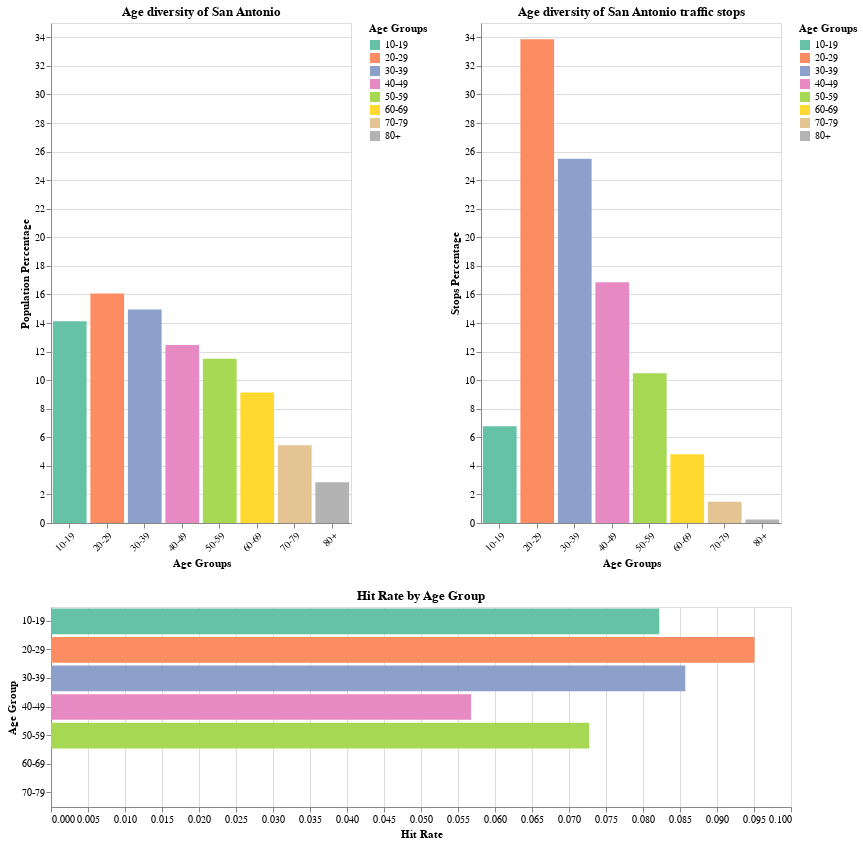

This figure's Vega-Lite source:
### Vega-Lite specification from a JSON file in a GitHub repository (floating-point values rounded to 4 significant figures)
{"config": {"view": {"continuousWidth": 300, "continuousHeight": 300}}, "vconcat": [{"hconcat": [{"data": {"name": "data-3f767d4020322fdc33900d12245cd5fb"}, "mark": {"type": "bar"}, "encoding": {"color": {"condition": {"param": "param_1", "field": "age_bins", "scale": {"scheme": "set2"}, "title": "Age Groups", "type": "nominal"}, "value": "lightgrey"}, "tooltip": [{"field": "age_bins", "title": "Age Group", "type": "nominal"}, {"field": "pop_percentage", "title": "Percentage", "type": "quantitative"}], "x": {"axis": {"labelAngle": -45}, "bin": false, "field": "age_bins", "title": "Age Groups", "type": "nominal"}, "y": {"field": "pop_percentage", "scale": {"domain": [0, 35]}, "title": "Population Percentage", "type": "quantitative"}}, "height": 500, "name": "view_1", "title": "Age diversity of San Antonio", "width": 300}, {"data": {"name": "data-13c6d8892597a0d6ef14835181111606"}, "mark": {"type": "bar"}, "encoding": {"color": {"condition": {"param": "param_1", "field": "age_bins", "scale": {"scheme": "set2"}, "title": "Age Groups", "type": "nominal"}, "value": "lightgrey"}, "tooltip": [{"field": "age_bins", "title": "Age Group", "type": "ordinal"}, {"field": "stops_percentage", "title": "Percentage", "type": "quantitative"}], "x": {"axis": {"labelAngle": -45}, "bin": false, "field": "age_bins", "sort": ["10-19", "20-29", "30-39", "40-49", "50-59", "60-69", "70-79", "80+"], "title": "Age Groups", "type": "ordinal"}, "y": {"field": "stops_percentage", "scale": {"domain": [0, 35]}, "title": "Stops Percentage", "type": "quantitative"}}, "height": 500, "name": "view_2", "title": "Age diversity of San Antonio traffic stops", "width": 300}], "resolve": {"scale": {"color": "independent"}}}, {"data": {"name": "data-c1a1c252a2986b6a1898788e0b00b26e"}, "mark": {"type": "bar"}, "encoding": {"color": {"condition": {"param": "param_1", "field": "age_bins", "legend": null, "scale": {"scheme": "set2"}, "type": "nominal"}, "value": "lightgrey"}, "tooltip": [{"field": "age_bins", "title": "Age Group", "type": "nominal"}, {"field": "hit_rate", "title": "Hit Rate", "type": "quantitative"}], "x": {"bin": false, "field": "hit_rate", "title": "Hit Rate", "type": "quantitative"}, "y": {"field": "age_bins", "title": "Age Group", "type": "nominal"}}, "height": 200, "name": "view_3", "resolve": {"scale": {"color": "independent"}}, "title": "Hit Rate by Age Group", "width": 740}], "params": [{"name": "param_1", "select": {"type": "point", "fields": ["age_bins"]}, "bind": "scales", "views": ["view_1", "view_2", "view_3"]}], "$schema": "https://vega.github.io/schema/vega-lite/v5.8.0.json", "datasets": {"data-3f767d4020322fdc33900d12245cd5fb": [{"age_bins": "10-19", "population": 202551, "pop_percentage": 14.12}, {"age_bins": "20-29", "population": 230512, "pop_percentage": 16.07}, {"age_bins": "30-39", "population": 214446, "pop_percentage": 14.95}, {"age_bins": "40-49", "population": 178784, "pop_percentage": 12.46}, {"age_bins": "50-59", "population": 165014, "pop_percentage": 11.5}, {"age_bins": "60-69", "population": 131161, "pop_percentage": 9.14}, {"age_bins": "70-79", "population": 78133, "pop_percentage": 5.45}, {"age_bins": "80+", "population": 40890, "pop_percentage": 2.85}], "data-13c6d8892597a0d6ef14835181111606": [{"age_bins": "20-29", "stops": 32849, "stops_percentage": 33.86}, {"age_bins": "30-39", "stops": 24725, "stops_percentage": 25.49}, {"age_bins": "40-49", "stops": 16350, "stops_percentage": 16.85}, {"age_bins": "50-59", "stops": 10172, "stops_percentage": 10.49}, {"age_bins": "10-19", "stops": 6564, "stops_percentage": 6.77}, {"age_bins": "60-69", "stops": 4677, "stops_percentage": 4.82}, {"age_bins": "70-79", "stops": 1434, "stops_percentage": 1.48}, {"age_bins": "80+", "stops": 239, "stops_percentage": 0.25}], "data-c1a1c252a2986b6a1898788e0b00b26e": [{"age_bins": "10-19", "hit_rate": 0.08219}, {"age_bins": "20-29", "hit_rate": 0.09507}, {"age_bins": "30-39", "hit_rate": 0.08571}, {"age_bins": "40-49", "hit_rate": 0.05677}, {"age_bins": "50-59", "hit_rate": 0.07273}, {"age_bins": "60-69", "hit_rate": 0}, {"age_bins": "70-79", "hit_rate": 0}, {"age_bins": "80+", "hit_rate": null}]}}
